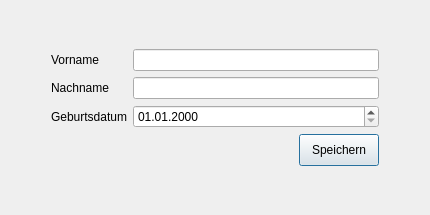
<?xml version="1.0" encoding="UTF-8"?>
<ui version="4.0">
 <class>EditStudentDialog</class>
 <widget class="QDialog" name="EditStudentDialog">
  <property name="geometry">
   <rect>
    <x>0</x>
    <y>0</y>
    <width>430</width>
    <height>215</height>
   </rect>
  </property>
  <property name="windowTitle">
   <string>Schüler hinzufügen</string>
  </property>
  <layout class="QGridLayout" name="gridLayout_2">
   <item row="0" column="1">
    <spacer name="verticalSpacer_2">
     <property name="orientation">
      <enum>Qt::Vertical</enum>
     </property>
     <property name="sizeType">
      <enum>QSizePolicy::Maximum</enum>
     </property>
     <property name="sizeHint" stdset="0">
      <size>
       <width>20</width>
       <height>28</height>
      </size>
     </property>
    </spacer>
   </item>
   <item row="1" column="0">
    <spacer name="horizontalSpacer_2">
     <property name="orientation">
      <enum>Qt::Horizontal</enum>
     </property>
     <property name="sizeType">
      <enum>QSizePolicy::Maximum</enum>
     </property>
     <property name="sizeHint" stdset="0">
      <size>
       <width>40</width>
       <height>20</height>
      </size>
     </property>
    </spacer>
   </item>
   <item row="1" column="1">
    <layout class="QVBoxLayout" name="verticalLayout">
     <item>
      <layout class="QGridLayout" name="gridLayout">
       <item row="0" column="0">
        <widget class="QLabel" name="lblFirstname">
         <property name="text">
          <string>Vorname</string>
         </property>
        </widget>
       </item>
       <item row="0" column="1">
        <widget class="QLineEdit" name="leFirstname"/>
       </item>
       <item row="1" column="0">
        <widget class="QLabel" name="lblLastname">
         <property name="text">
          <string>Nachname</string>
         </property>
        </widget>
       </item>
       <item row="1" column="1">
        <widget class="QLineEdit" name="leLastname"/>
       </item>
       <item row="2" column="0">
        <widget class="QLabel" name="lblBirthdate">
         <property name="text">
          <string>Geburtsdatum</string>
         </property>
        </widget>
       </item>
       <item row="2" column="1">
        <widget class="QDateEdit" name="deBirthdate">
         <property name="dateTime">
          <datetime>
           <hour>12</hour>
           <minute>0</minute>
           <second>0</second>
           <year>2000</year>
           <month>1</month>
           <day>1</day>
          </datetime>
         </property>
         <property name="time">
          <time>
           <hour>12</hour>
           <minute>0</minute>
           <second>0</second>
          </time>
         </property>
         <property name="displayFormat">
          <string>dd.MM.yyyy</string>
         </property>
        </widget>
       </item>
      </layout>
     </item>
     <item>
      <layout class="QHBoxLayout" name="horizontalLayout">
       <item>
        <spacer name="horizontalSpacer">
         <property name="orientation">
          <enum>Qt::Horizontal</enum>
         </property>
         <property name="sizeType">
          <enum>QSizePolicy::Expanding</enum>
         </property>
         <property name="sizeHint" stdset="0">
          <size>
           <width>40</width>
           <height>20</height>
          </size>
         </property>
        </spacer>
       </item>
       <item>
        <widget class="QPushButton" name="pushButton">
         <property name="minimumSize">
          <size>
           <width>0</width>
           <height>32</height>
          </size>
         </property>
         <property name="text">
          <string>Speichern</string>
         </property>
        </widget>
       </item>
      </layout>
     </item>
    </layout>
   </item>
   <item row="1" column="2">
    <spacer name="horizontalSpacer_3">
     <property name="orientation">
      <enum>Qt::Horizontal</enum>
     </property>
     <property name="sizeType">
      <enum>QSizePolicy::Maximum</enum>
     </property>
     <property name="sizeHint" stdset="0">
      <size>
       <width>40</width>
       <height>20</height>
      </size>
     </property>
    </spacer>
   </item>
   <item row="2" column="1">
    <spacer name="verticalSpacer">
     <property name="orientation">
      <enum>Qt::Vertical</enum>
     </property>
     <property name="sizeType">
      <enum>QSizePolicy::Maximum</enum>
     </property>
     <property name="sizeHint" stdset="0">
      <size>
       <width>20</width>
       <height>28</height>
      </size>
     </property>
    </spacer>
   </item>
  </layout>
 </widget>
 <resources/>
 <connections/>
</ui>
